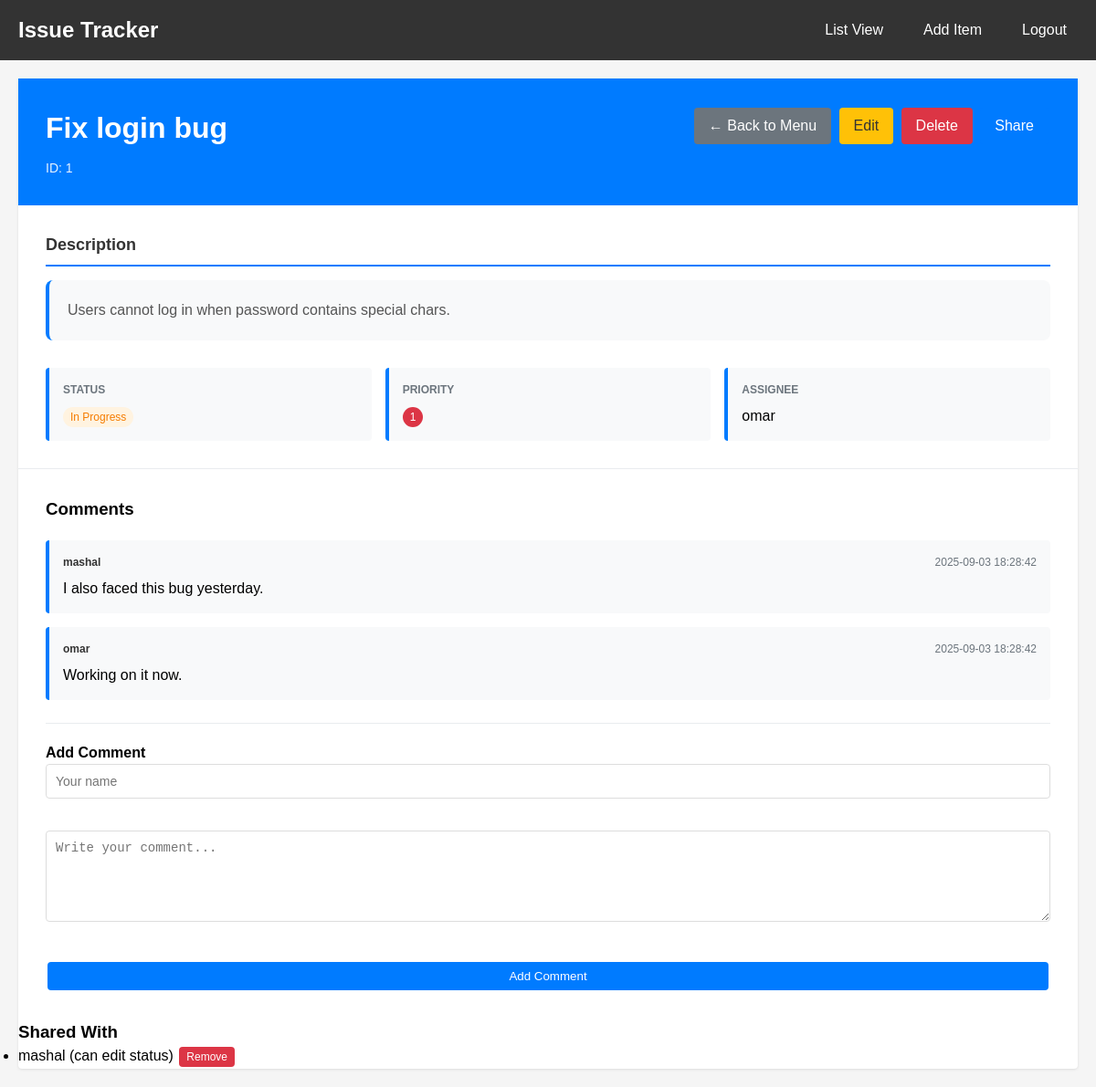
/view/1 (signed in), run on the app's committed database.
### tables this page shows
CREATE TABLE items (
            id INTEGER PRIMARY KEY AUTOINCREMENT,
            title TEXT NOT NULL,
            description TEXT,
            status TEXT DEFAULT 'Open',
            priority INTEGER DEFAULT 3,
            assignee TEXT,
            user_id INTEGER,
            FOREIGN KEY(user_id) REFERENCES users(id)
        );

CREATE TABLE notes (
            id INTEGER PRIMARY KEY AUTOINCREMENT,
            item_id INTEGER,
            author TEXT,
            content TEXT,
            timestamp DATETIME DEFAULT CURRENT_TIMESTAMP,
            FOREIGN KEY(item_id) REFERENCES items(id)
        );

CREATE TABLE task_shares (
            id INTEGER PRIMARY KEY AUTOINCREMENT,
            task_id INTEGER NOT NULL,
            user_id INTEGER NOT NULL,
            can_edit_status INTEGER DEFAULT 0,
            can_edit_assignee INTEGER DEFAULT 0,
            FOREIGN KEY(task_id) REFERENCES items(id),
            FOREIGN KEY(user_id) REFERENCES users(id)
        );

CREATE TABLE users (
            id INTEGER PRIMARY KEY AUTOINCREMENT,
            username TEXT NOT NULL UNIQUE,
            password TEXT NOT NULL,
            role TEXT DEFAULT "user"
        );

### app.py (the view)
@app.route('/view/<item_id>')
@login_required
def view(item_id):
    item = get_item(item_id, current_user.id)
    if not item:
        flash("You don't have access to this task.", "error")
        return redirect(url_for('index'))
    notes = get_notes(item_id)
    shares = []
    if item['user_id'] == current_user.id:
        shares = get_task_shares(item_id)
    return render_template('view.html', item=item, notes=notes, shares=shares)

### app.py (called while the page is built)
@login_manager.user_loader
def load_user(user_id):
    db = get_db()
    cursor = db.execute('SELECT id, username, role FROM users WHERE id = ?', (user_id,))
    user = cursor.fetchone()
    db.close()
    return User(user['id'], user['username'], user['role']) if user else None

### db.py (called while the page is built)
def get_db():
    db = sqlite3.connect(DATABASE)
    db.row_factory = sqlite3.Row
    return db

def get_item(item_id, user_id=None):
    db = get_db()
    if user_id:
        cursor = db.execute('''
            SELECT items.*,
                   COALESCE(task_shares.can_edit_status, 0) AS can_edit_status,
                   COALESCE(task_shares.can_edit_assignee, 0) AS can_edit_assignee
            FROM items
            LEFT JOIN task_shares
                ON items.id = task_shares.task_id AND task_shares.user_id = ?
            WHERE items.id = ? AND (items.user_id = ? OR task_shares.user_id = ?)
        ''', (user_id, item_id, user_id, user_id))
    else:
        cursor = db.execute('SELECT * FROM items WHERE id = ?', (item_id,))
    item = cursor.fetchone()
    db.close()
    return dict(item) if item else None

def get_notes(item_id):
    db = get_db()
    cursor = db.execute('''
        SELECT * FROM notes
        WHERE item_id = ?
        ORDER BY timestamp DESC
    ''', (item_id,))
    notes = [dict(row) for row in cursor.fetchall()]
    db.close()
    return notes

def get_task_shares(task_id):
    db = get_db()
    cursor = db.execute('''
        SELECT users.username, task_shares.user_id,
               task_shares.can_edit_status, task_shares.can_edit_assignee
        FROM task_shares
        JOIN users ON users.id = task_shares.user_id
        WHERE task_shares.task_id = ?
    ''', (task_id,))
    shares = [dict(row) for row in cursor.fetchall()]
    db.close()
    return shares

### templates/view.html (shortened to what this page needs)
{% extends "base.html" %}
{% block content %}
<div class="item-detail-container">
    <div class="item-header">
        <div class="item-title-section">
            <h1>{{ item.title }}</h1>
            <div class="item-meta">
                <span class="item-id">ID: {{ item.id }}</span>
            </div>
        </div>
        <div class="item-actions">
            <a href="{{ url_for('index') }}" class="btn btn-secondary">← Back to Menu</a>
            {% if current_user.id == item.user_id %}
                <a href="{{ url_for('edit', item_id=item.id) }}" class="btn btn-edit">Edit</a>
                <a href="{{ url_for('delete', item_id=item.id) }}" class="btn btn-delete"
                onclick="return confirm('Delete this item?')">Delete</a>
                <a href="{{ url_for('share', item_id=item.id) }}" class="btn btn-primary">Share</a>
            {% elif item.can_edit_status or item.can_edit_assignee %}
                <a href="{{ url_for('edit', item_id=item.id) }}" class="btn btn-edit">Edit (Shared)</a>
            {% endif %}
        </div>
    </div>
    <div class="item-content">
        <div class="item-main">
            <div class="item-description">
                <h3>Description</h3>
                <p>{{ item.description or 'No description provided.' }}</p>
            </div>
            <div class="item-details-grid">
                <div class="detail-card">
                    <h4>Status</h4>
                    <span class="status-badge status-{{ item.status.lower().replace(' ', '-') }}">
                             {{ item.status }}
                    </span>
                </div>
                <div class="detail-card">
                    <h4>Priority</h4>
                    <span class="priority-badge priority-{{ item.priority }}">
                        {{ item.priority }}
                    </span>
                </div>
                <div class="detail-card">
                    <h4>Assignee</h4>
                    <p>{{ item.assignee or 'Unassigned' }}</p>
                </div>
            </div>
        </div>
    </div>
    <div class="comments-section">
        <h3>Comments</h3>
        {% if notes %}
            <div class="comments-list">
                {% for note in notes %}
                <div class="comment">
                    <div class="comment-header">
                        <span class="comment-author">{{ note.author }}</span>
                        <span class="comment-timestamp">{{ note.timestamp }}</span>
                    </div>
                    <div class="comment-content">
                        {{ note.content }}
                    </div>
                </div>
                {% endfor %}
            </div>
        {% else %}
            <p>No comments yet.</p>
        {% endif %}
        <div class="add-comment">
            <h4>Add Comment</h4>
            <form method="POST" action="{{ url_for('add_comment') }}" class="comment-form">
                <div class="form-group">
                    <input type="text" name="author" placeholder="Your name" required class="form-input">
                </div>
                <div class="form-group">
                    <textarea name="content" placeholder="Write your comment..." required rows="3" class="form-textarea"></textarea>
                </div>
                <button type="submit" class="btn btn-primary">Add Comment</button>
            </form>
        </div>
    </div>
    {% if shares %}
    <div class="shares-section">
        <h3>Shared With</h3>
        <ul>
            {% for share in shares %}
            <li>
                {{ share.username }}
                {% if share.can_edit_status %} (can edit status){% endif %}
                {% if current_user.id == item.user_id %}
                <form method="POST" action="{{ url_for('unshare', task_id=item.id, user_id=share.user_id) }}" style="display:inline;">
                    <button type="submit" class="btn btn-small btn-delete">Remove</button>
                </form>
                {% endif %}
            </li>
            {% endfor %}
        </ul>
    </div>
    {% endif %}
</div>
{% endblock %}

### templates/base.html (shortened to what this page needs)
<!DOCTYPE html>
<html lang="en">
<head>
    <link rel="stylesheet" href="{{ url_for('static', filename='style.css') }}">
</head>
<body>
    <nav class="navbar">
        <div class="nav-container">
            <h1 class="nav-title">Issue Tracker</h1>
            <ul class="nav-menu">
                <li><a href="{{ url_for('index') }}" class="nav-link">List View</a></li>
                <li><a href="{{ url_for('add') }}" class="nav-link">Add Item</a></li>
                {% if current_user.is_authenticated %}
                    <li><a href="{{ url_for('logout') }}" class="nav-link">Logout</a></li>
                {% else %}
                    <li><a href="{{ url_for('login') }}" class="nav-link">Login</a></li>
                    <li><a href="{{ url_for('register') }}" class="nav-link">Register</a></li>
                {% endif %}
            </ul>
        </div>
    </nav>
    <main class="container">
        {% block content %}{% endblock %}
    </main>
</body>
</html>

### static/style.css (style rules this page uses)
* { margin: 0; padding: 0; box-sizing: border-box; }
body { font-family: Arial, sans-serif; background-color: #f5f5f5; line-height: 1.5; }
.container { max-width: 1200px; margin: 0 auto; padding: 20px; }
.navbar { background: #333; color: white; padding: 15px 0; }
.nav-container { max-width: 1200px; margin: 0 auto; padding: 0 20px; display: flex; justify-content: space-between; align-items: center; }
.nav-title { font-size: 1.5rem; }
.nav-menu { display: flex; list-style: none; gap: 20px; }
.nav-link { color: white; text-decoration: none; padding: 8px 12px; }
.btn { display: inline-block; padding: 8px 16px; border: none; border-radius: 4px; text-decoration: none; cursor: pointer; margin: 2px; }
.btn-primary { background-color: #007bff; color: white; }
.btn-secondary { background-color: #6c757d; color: white; }
.btn-edit { background-color: #ffc107; color: #333; }
.btn-delete { background-color: #dc3545; color: white; }
.btn-small { padding: 4px 8px; font-size: 12px; }
.status-badge, .priority-badge { padding: 4px 8px; border-radius: 12px; font-size: 12px; font-weight: 500; }
.status-in-progress { background-color: #fff3e0; color: #f57c00; }
.priority-1 { background-color: #dc3545; color: white; }
.form-group { margin-bottom: 20px; }
.form-input, .form-select, .form-textarea { width: 100%; padding: 10px; border: 1px solid #ddd; border-radius: 4px; font-size: 14px; }
.form-textarea { resize: vertical; min-height: 100px; }
.item-detail-container { background: white; border-radius: 4px; box-shadow: 0 1px 3px rgba(0,0,0,0.1); }
.item-header { padding: 30px; background: #007bff; color: white; display: flex; justify-content: space-between; align-items: flex-start; }
.item-title-section h1 { margin: 0 0 10px 0; max-width: 600px; word-wrap: break-word; }
.item-meta { display: flex; gap: 15px; align-items: center; font-size: 14px; opacity: 0.9; }
.item-content { padding: 30px; }
.item-description { margin-bottom: 30px; }
.item-description h3 { margin-bottom: 15px; color: #333; font-size: 18px; border-bottom: 2px solid #007bff; padding-bottom: 8px; }
.item-description p { font-size: 16px; line-height: 1.6; color: #555; background-color: #f8f9fa; padding: 20px; border-radius: 8px; border-left: 4px solid #007bff; margin: 0; }
.item-details-grid { display: grid; grid-template-columns: repeat(auto-fit, minmax(200px, 1fr)); gap: 15px; margin-top: 20px; }
.detail-card { background: #f8f9fa; padding: 15px; border-radius: 4px; border-left: 4px solid #007bff; }
.detail-card h4 { margin-bottom: 8px; font-size: 12px; text-transform: uppercase; color: #6c757d; }
.comments-section { padding: 30px; border-top: 1px solid #e9ecef; }
.comments-section h3 { margin-bottom: 20px; }
.comment { background: #f8f9fa; padding: 15px; border-radius: 4px; margin-bottom: 15px; border-left: 4px solid #007bff; }
.comment-header { display: flex; justify-content: space-between; margin-bottom: 8px; font-size: 12px; }
.comment-author { font-weight: 600; color: #333; }
.comment-timestamp { color: #6c757d; }
.add-comment { margin-top: 25px; padding-top: 20px; border-top: 1px solid #e9ecef; }
.comment-form { display: flex; flex-direction: column; gap: 15px; }

### data on the page
items: title "Fix login bug", id "1", description "Users cannot log in when password contains special chars.", status "In Progress", priority "1", assignee "omar"
notes: author "mashal", timestamp "2025-09-03 18:28:42", content "I also faced this bug yesterday."
notes: author "omar", timestamp "2025-09-03 18:28:42", content "Working on it now."
task_shares: username "mashal", can_edit_status "(can edit status)"
